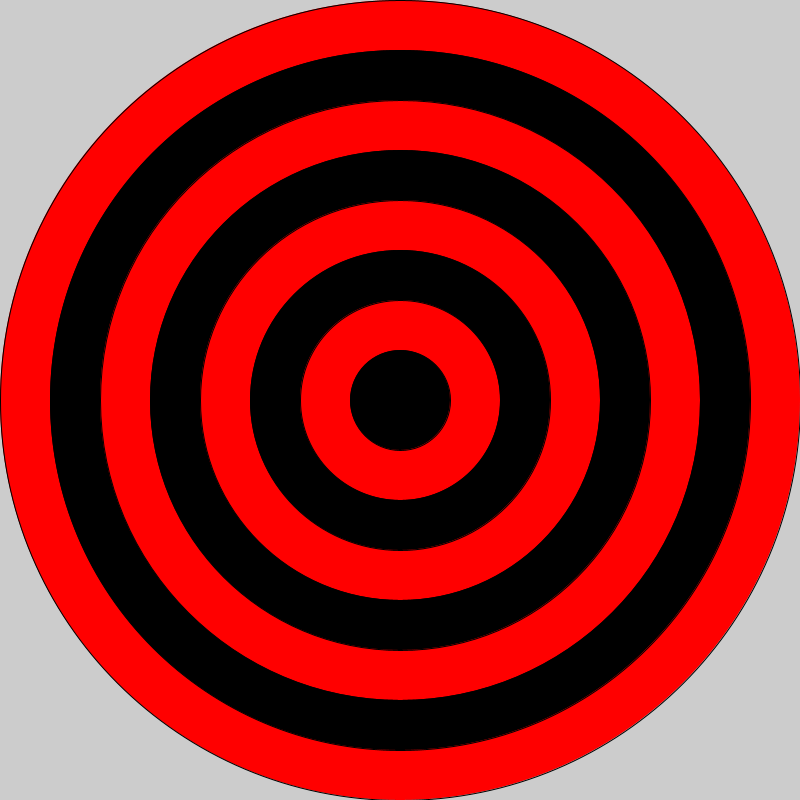
Frame 1 (no input)
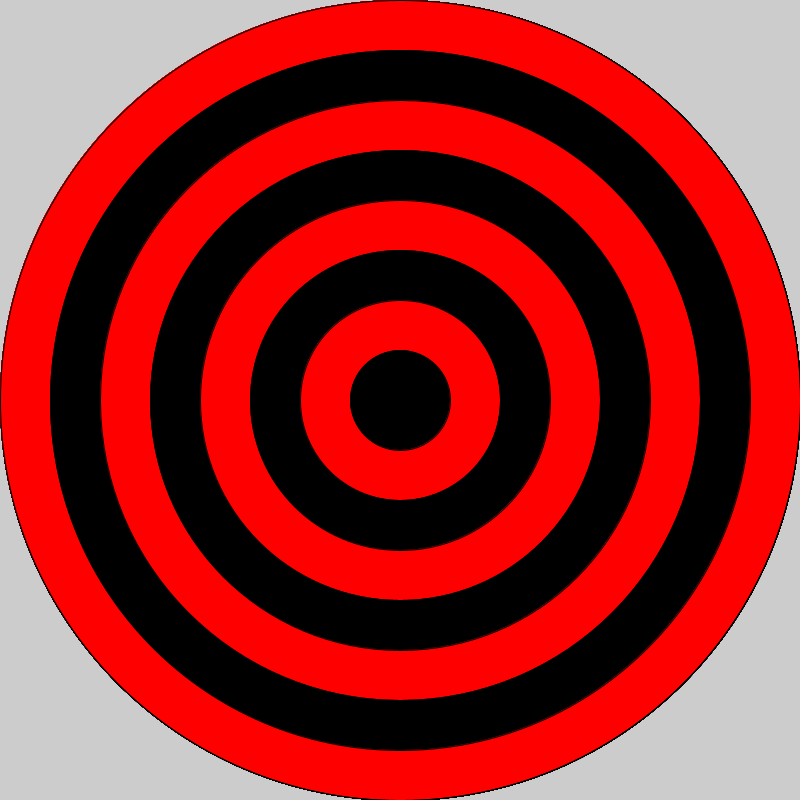
Frame 60 (the mouse pressed at the canvas centre just before this capture)
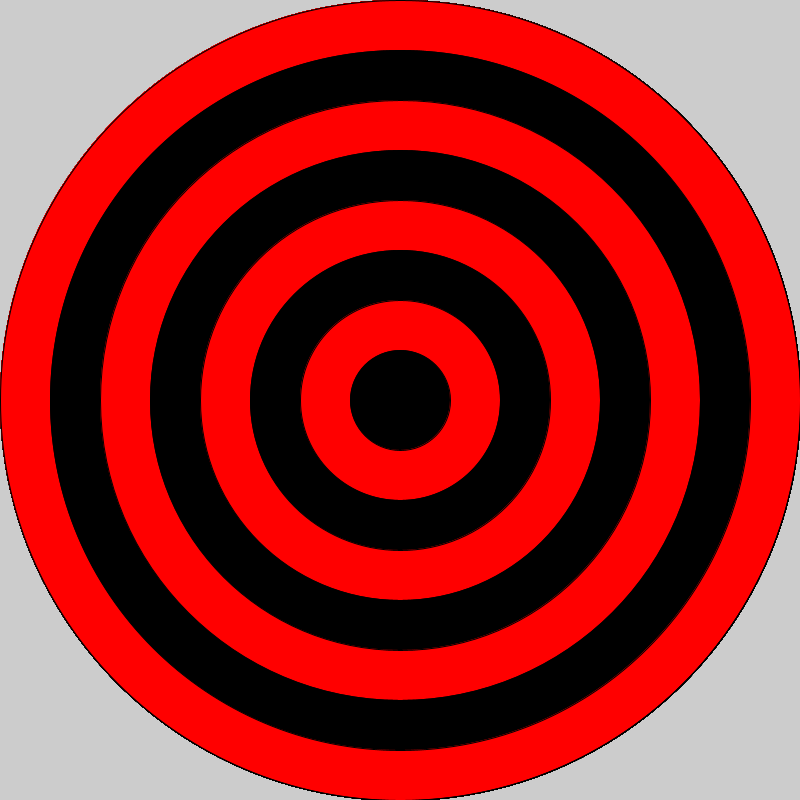
Frame 120 (the mouse held since frame 60 and released just before this capture)

The Processing sketch that drew these frames (run headless with seeded random() and noise(); from frame 60 on, the mouse is pressed at the canvas centre):

// Processing sketch: bullseye
// ── bullseye.pde

void setup() {
 
  // set the size of your sketch
  size(800,800);
}

void draw() {
  
  //Starting with the largest ellipse, use a for loop to draw a bullseye with ellipses.
  
  //Use an if statement and remainder to alternate the color of your rings.
  for(int i=0; i<=8; i++) {
  if(i%2==0) {
  fill(255,0,0); 
  }else{
    fill(0,0,0);
  }
  ellipse(400,400,800-(i*100),800-(i*100));
  }
}
